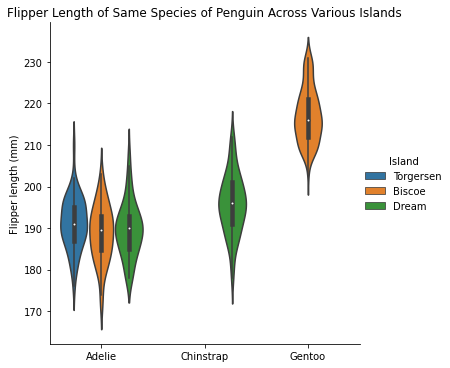

Reproduce this figure in Python.
#!/usr/bin/env python3
# -*- coding: utf-8 -*-
"""
Created on Thu Sep 30 12:55:01 2021

Student: Connor Brown
Date: 10/01/21
Project: Week 4 Lab (Seaborn)
"""

# Neccesary imports
import seaborn as sns
import matplotlib.pyplot as plt

# Load dataset about penguins
penguins = sns.load_dataset('penguins')

# Create plot:
# Using the "violin" type to plot penguin flipper lengths of the same species
# as the island a penguin lives on varies.
myPlot = sns.catplot(
    data = penguins, kind = 'violin',
    x = 'species', y = 'flipper_length_mm', hue = 'island')


# Set up labels
myPlot.set_axis_labels("", "Flipper length (mm)")
myPlot.legend.set_title("Island")
plt.title("Flipper Length of Same Species of Penguin Across Various Islands")

"""
Interesting visualization for sure - but it appears the only penguins which
live on more than one island (in my dataset) are the Adelie penguins. See
Plot2.py for the investigation of Adelie penguins.
"""
